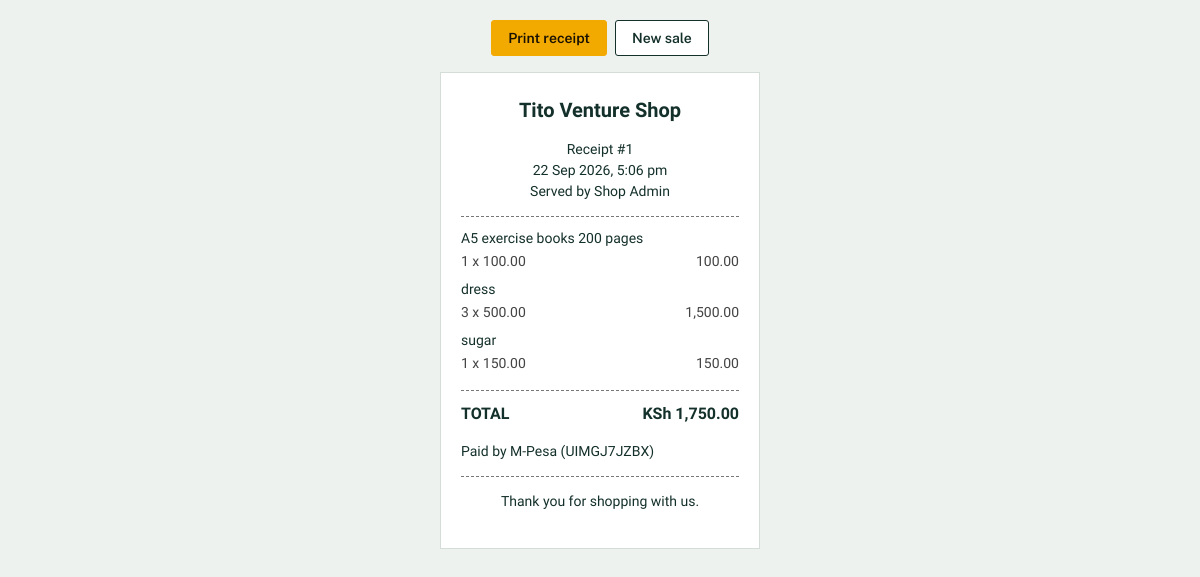
/cashier/receipt.php?id=1 (signed in), run on the app's committed database.
### tables this page shows
CREATE TABLE `sales` (
  `id` int(11) NOT NULL,
  `user_id` int(11) NOT NULL,
  `total` decimal(12,2) NOT NULL,
  `payment_method` enum('cash','mpesa','bank') NOT NULL,
  `mpesa_code` varchar(20) DEFAULT NULL,
  `bank_reference` varchar(20) DEFAULT NULL,
  `created_at` timestamp NOT NULL DEFAULT current_timestamp()
);

CREATE TABLE `users` (
  `id` int(11) NOT NULL,
  `name` varchar(100) NOT NULL,
  `username` varchar(50) NOT NULL,
  `password_hash` varchar(255) NOT NULL,
  `role` enum('admin','cashier') NOT NULL DEFAULT 'cashier',
  `status` enum('active','pending') NOT NULL DEFAULT 'active',
  `security_question` varchar(255) DEFAULT NULL,
  `security_answer_hash` varchar(255) DEFAULT NULL,
  `created_at` timestamp NOT NULL DEFAULT current_timestamp()
);

CREATE TABLE `sale_items` (
  `id` int(11) NOT NULL,
  `sale_id` int(11) NOT NULL,
  `product_id` int(11) NOT NULL,
  `quantity` int(11) NOT NULL,
  `unit_price` decimal(10,2) NOT NULL,
  `unit_cost` decimal(10,2) NOT NULL DEFAULT 0.00,
  `subtotal` decimal(12,2) NOT NULL
);

CREATE TABLE `products` (
  `id` int(11) NOT NULL,
  `name` varchar(150) NOT NULL,
  `barcode` varchar(50) DEFAULT NULL,
  `category_id` int(11) DEFAULT NULL,
  `buying_price` decimal(10,2) NOT NULL DEFAULT 0.00,
  `selling_price` decimal(10,2) NOT NULL DEFAULT 0.00,
  `quantity` int(11) NOT NULL DEFAULT 0,
  `reorder_level` int(11) NOT NULL DEFAULT 5,
  `expiry_date` date DEFAULT NULL,
  `created_at` timestamp NOT NULL DEFAULT current_timestamp()
);

### includes/auth.php (called while the page is built, shortened)
<?php
function e($v): string { return htmlspecialchars((string)$v, ENT_QUOTES, 'UTF-8'); }
function money($v): string { return CURRENCY . ' ' . number_format((float)$v, 2); }
function app_url(string $path = ''): string { return BASE_URL . '/' . ltrim($path, '/'); }

### cashier/receipt.php (the view, shortened to what this page needs)
<?php
require_once __DIR__ . '/../includes/auth.php';
$id = (int)($_GET['id'] ?? 0);
$st = $pdo->prepare('SELECT s.*, u.name AS cashier FROM sales s JOIN users u ON u.id = s.user_id WHERE s.id = ?');
$st->execute([$id]);
$sale = $st->fetch();
$st = $pdo->prepare('SELECT si.*, p.name FROM sale_items si JOIN products p ON p.id = si.product_id WHERE si.sale_id = ? ORDER BY si.id');
$st->execute([$id]);
$items = $st->fetchAll();
?>
<!DOCTYPE html>
<html lang="en">
<head>
<link rel="stylesheet" href="<?= app_url('assets/css/style.css') ?>">
</head>
<body class="receipt-body">
  <div class="receipt-actions">
    <button class="btn primary" onclick="window.print()">Print receipt</button>
    <a class="btn" href="<?= app_url('cashier/pos.php') ?>">New sale</a>
  </div>
  <article class="receipt">
    <h1><?= e(SHOP_NAME) ?></h1>
    <p class="center">Receipt #<?= (int)$sale['id'] ?><br><?= e(date('j M Y, g:i a', strtotime($sale['created_at']))) ?><br>Served by <?= e($sale['cashier']) ?></p>
    <hr>
    <table>
      <?php foreach ($items as $it): ?>
        <tr><td colspan="2"><?= e($it['name']) ?></td></tr>
        <tr class="sub"><td><?= (int)$it['quantity'] ?> x <?= number_format((float)$it['unit_price'], 2) ?></td><td class="r"><?= number_format((float)$it['subtotal'], 2) ?></td></tr>
      <?php endforeach; ?>
    </table>
    <hr>
    <table><tr class="total"><td>TOTAL</td><td class="r"><?= money($sale['total']) ?></td></tr></table>
    <p>Paid by <?php
      if ($sale['payment_method'] === 'mpesa') { echo 'M-Pesa (' . e($sale['mpesa_code']) . ')'; }
      elseif ($sale['payment_method'] === 'bank') { echo 'Bank (' . e($sale['bank_reference']) . ')'; }
      else { echo 'cash'; }
    ?></p>
    <hr>
    <p class="center">Thank you for shopping with us.</p>
  </article>
</body>
</html>

### assets/css/style.css (style rules this page uses)
:root { --ink: #14302A; --ink-soft: #4B635C; --paper: #EEF2EF; --panel: #FFFFFF; --line: #D5DDD8; --marigold: #F2A900; --marigold-deep: #8A5F00; --alert: #B3261E; --ok: #1F7A4D; --font-head: "Bricolage Grotesque", "Segoe UI", system-ui, sans-serif; --font-body: "Public Sans", "Segoe UI", system-ui, sans-serif; --font-till: "Courier Prime", "Courier New", monospace; }
* { box-sizing: border-box; }
html { -webkit-text-size-adjust: 100%; }
body { margin: 0; background: var(--paper); color: var(--ink); font: 400 15px/1.5 var(--font-body); }
a { color: var(--ink); }
h1, h2 { font-family: var(--font-head); margin: 0; }
.r { text-align: right; }
.btn { display: inline-block; font: 600 14px var(--font-body); padding: 9px 16px; border-radius: 3px; border: 1px solid var(--ink); background: #fff; color: var(--ink); cursor: pointer; text-decoration: none; text-align: center; }
.btn.primary { background: var(--marigold); border-color: var(--marigold); color: #1A1200; }
.receipt-body { background: var(--paper); padding: 20px; }
.receipt-actions { display: flex; gap: 8px; justify-content: center; margin-bottom: 16px; }
.receipt { width: 320px; margin: 0 auto; background: #fff; padding: 22px 20px; font-family: var(--font-till); font-size: 14px; border: 1px solid var(--line); }
.receipt h1 { font-size: 20px; text-align: center; font-family: var(--font-till); font-weight: 700; }
.receipt .center { text-align: center; }
.receipt hr { border: 0; border-top: 1px dashed #777; margin: 10px 0; }
.receipt table { width: 100%; border-collapse: collapse; }
.receipt td { padding: 1px 0; }
.receipt .sub td { color: #444; padding-bottom: 6px; }
.receipt .total td { font-weight: 700; font-size: 16px; }

### data on the page
sales: id "1", created_at "22 Sep 2026, 5:06 pm", user.name "Shop Admin", total "KSh 1,750.00", mpesa_code "UIMGJ7JZBX"
sale_items: product.name "A5 exercise books 200 pages", quantity "1", unit_price "100.00", subtotal "100.00"
sale_items: product.name "dress", quantity "3", unit_price "500.00", subtotal "1,500.00"
sale_items: product.name "sugar", quantity "1", unit_price "150.00", subtotal "150.00"

### other printed values
SHOP_NAME "Tito Venture Shop"
